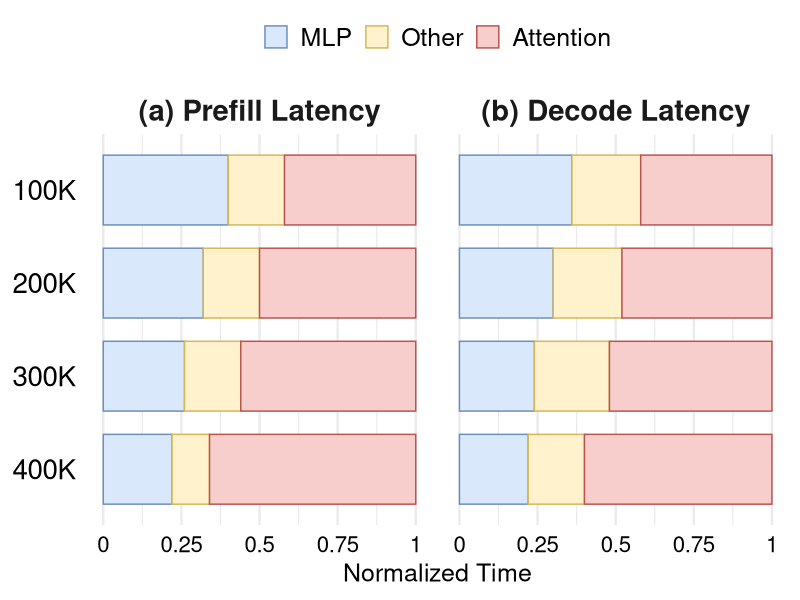

Recreate this plot in R.
library(tidyverse)

data <- read_csv("data/breakdown_1.csv") %>%
  mutate(
    stage = fct_inorder(stage),
    tokens = fct_rev(fct_inorder(tokens)),
    component = fct_inorder(component)
  )

fig <- ggplot(data, aes(x = latency, y = tokens, fill = component, colour = component)) +
  geom_col(width = 0.75, position = position_stack(reverse = TRUE)) +
  facet_grid(. ~ stage) +
  scale_fill_manual(
    values = c(MLP = "#DAE8FC", Other = "#FFF2CC", Attention = "#F8CECC"),
  ) +
  scale_colour_manual(
    values = c(MLP = "#6C8EBF", Other = "#D6B656", Attention = "#B85450"),
  ) +
  scale_x_continuous(
    limits = c(0, 1),
    breaks = c(0, 0.25, 0.5, 0.75, 1),
    labels = c("0", "0.25", "0.5", "0.75", "1"),
  ) +
  labs(x = "Normalized Time", y = NULL) +
  theme_minimal(base_size = 18) +
  theme(
    strip.text = element_text(size = 21, face = "bold"),
    legend.position = "top",
    legend.title = element_blank(),
    legend.text = element_text(size = 18),
    axis.text.x = element_text(size = 16, colour = "black"),
    axis.text.y = element_text(size = 20, colour = "black"),
    panel.grid.major.y = element_blank(),
  )

ggsave("breakdown_1.pdf", fig, width = 7.0, height = 4.0, units = "in")
